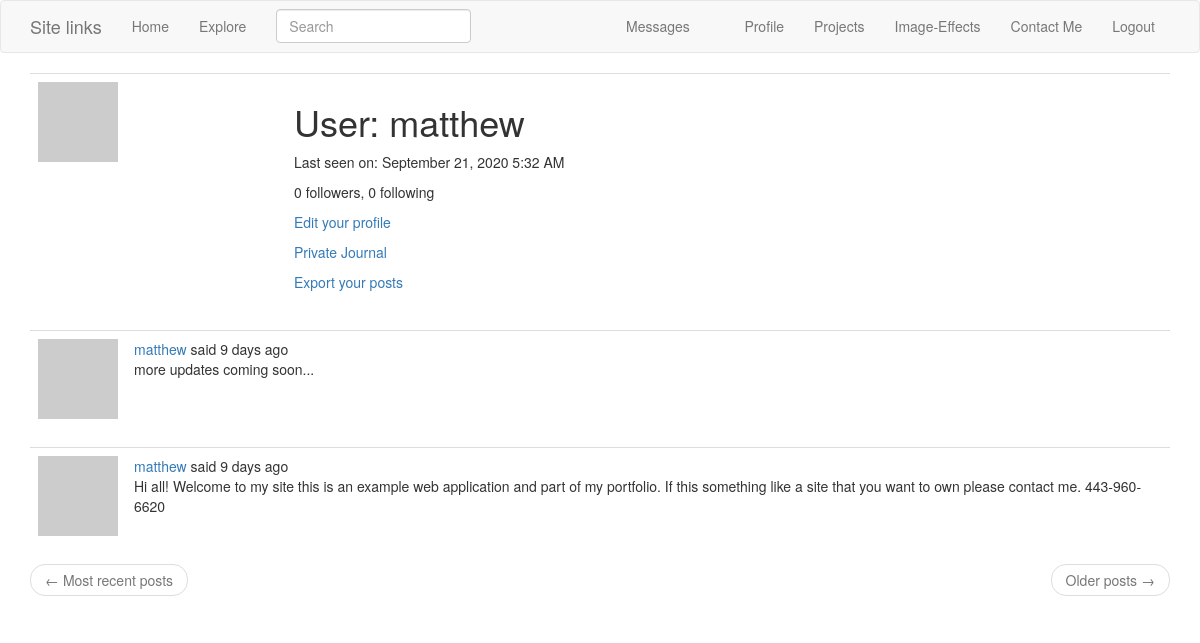
Page /user/matthew (signed in) on the earlier database version.
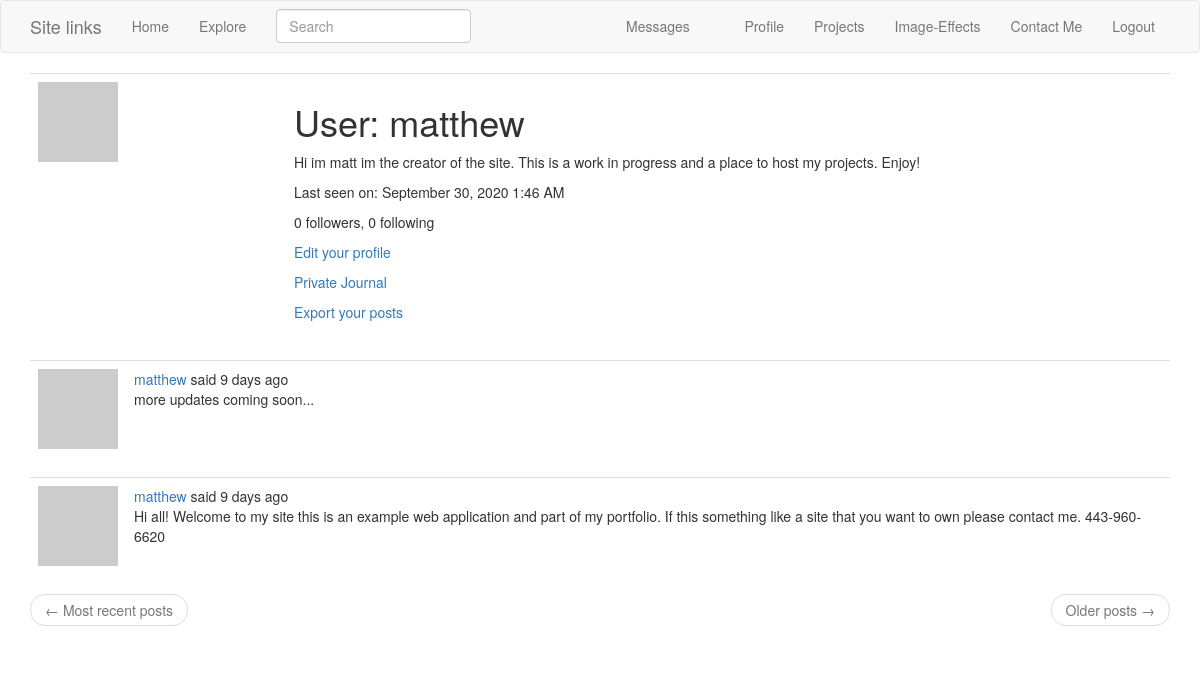
Same page on the later database version.
### app/models.py (models this page shows, shortened)
class PaginatedAPIMixin(object):
    @staticmethod
    def to_collection_dict(query, page, per_page, endpoint, **kwargs):
        resources = query.paginate(page, per_page, False)
        data = {
            'items': [item.to_dict() for item in resources.items],
            '_meta': {
                'page': page,
                'per_page': per_page,
                'total_pages': resources.pages,
                'total_items': resources.total
            },
            '_links': {
                'self': url_for(endpoint, page=page, per_page=per_page,
                                **kwargs),
                'next': url_for(endpoint, page=page + 1, per_page=per_page,
                                **kwargs) if resources.has_next else None,
                'prev': url_for(endpoint, page=page - 1, per_page=per_page,
                                **kwargs) if resources.has_prev else None
            }
        }
        return data

class User(UserMixin, PaginatedAPIMixin, db.Model):
    id = db.Column(db.Integer, primary_key=True)
    username = db.Column(db.String(64), index=True, unique=True)
    email = db.Column(db.String(120), index=True, unique=True)
    password_hash = db.Column(db.String(128))
    posts = db.relationship('Post', backref='author', lazy='dynamic')
    about_me = db.Column(db.String(140))
    journal = db.Column(db.String(500))
    last_seen = db.Column(db.DateTime, default=datetime.utcnow)
    token = db.Column(db.String(32), index=True, unique=True)
    token_expiration = db.Column(db.DateTime)
    followed = db.relationship(
        'User', secondary=followers,
        primaryjoin=(followers.c.follower_id == id),
        secondaryjoin=(followers.c.followed_id == id),
        backref=db.backref('followers', lazy='dynamic'), lazy='dynamic')
    messages_sent = db.relationship('Message',
                                    foreign_keys='Message.sender_id',
                                    backref='author', lazy='dynamic')
    messages_received = db.relationship('Message',
                                        foreign_keys='Message.recipient_id',
                                        backref='recipient', lazy='dynamic')
    last_message_read_time = db.Column(db.DateTime)
    notifications = db.relationship('Notification', backref='user',
                                    lazy='dynamic')
    tasks = db.relationship('Task', backref='user', lazy='dynamic')
    def avatar(self, size):
        digest = md5(self.email.lower().encode('utf-8')).hexdigest()
        return 'https://www.gravatar.com/avatar/{}?d=identicon&s={}'.format(
            digest, size)
    def new_messages(self):
        last_read_time = self.last_message_read_time or datetime(1900, 1, 1)
        return Message.query.filter_by(recipient=self).filter(
            Message.timestamp > last_read_time).count()
    def get_tasks_in_progress(self):
        return Task.query.filter_by(user=self, complete=False).all()
    def get_task_in_progress(self, name):
        return Task.query.filter_by(name=name, user=self,
                                    complete=False).first()

class SearchableMixin(object):
    @classmethod
    def before_commit(cls, session):
        session._changes = {
            'add': list(session.new),
            'update': list(session.dirty),
            'delete': list(session.deleted)
        }
    @classmethod
    def after_commit(cls, session):
        for obj in session._changes['add']:
            if isinstance(obj, SearchableMixin):
                add_to_index(obj.__tablename__, obj)
        for obj in session._changes['update']:
            if isinstance(obj, SearchableMixin):
                add_to_index(obj.__tablename__, obj)
        for obj in session._changes['delete']:
            if isinstance(obj, SearchableMixin):
                remove_from_index(obj.__tablename__, obj)
        session._changes = None

class Post(SearchableMixin, db.Model):
    __searchable__ = ['body']
    id = db.Column(db.Integer, primary_key=True)
    body = db.Column(db.String(140))
    timestamp = db.Column(db.DateTime, index=True, default=datetime.utcnow)
    user_id = db.Column(db.Integer, db.ForeignKey('user.id'))
    language = db.Column(db.String(5))

### app/main/views.py (the view)
@bp.route('/user/<username>')
@login_required
def user(username):
    user = User.query.filter_by(username=username).first_or_404()
    page = request.args.get('page', 1, type=int)
    posts = user.posts.order_by(Post.timestamp.desc()).paginate(
        page, current_app.config['POSTS_PER_PAGE'], False)
    next_url = url_for('main.user', username=user.username,
                       page=posts.next_num) if posts.has_next else None
    prev_url = url_for('main.user', username=user.username,
                       page=posts.prev_num) if posts.has_prev else None
    form = EmptyForm()
    return render_template('user.html', user=user, posts=posts.items,
                           next_url=next_url, prev_url=prev_url, form=form)

### app/main/forms.py
class SearchForm(FlaskForm):
    q = StringField(_l('Search'), validators=[DataRequired()])
    def __init__(self, *args, **kwargs):
        if 'formdata' not in kwargs:
            kwargs['formdata'] = request.args
        if 'csrf_enabled' not in kwargs:
            kwargs['csrf_enabled'] = False
        super(SearchForm, self).__init__(*args, **kwargs)

class EmptyForm(FlaskForm):
    submit = SubmitField('Submit')

### app/main/views.py (called while the page is built)
@bp.before_app_request
def before_request():
    if current_user.is_authenticated:
        current_user.last_seen = datetime.utcnow()
        db.session.commit()
        g.search_form = SearchForm()
    g.locale = str(get_locale())

### app/models.py (called while the page is built)
@login.user_loader
def load_user(id):
    return User.query.get(int(id))

### app/templates/user.html (shortened to what this page needs)
{% extends "base.html" %}
{% block app_content %}
    <table class="table table-hover">
        <tr>
            <td width="256px"><img src="{{ user.avatar(256) }}"></td>
            <td>
                <h1>{{ _('User') }}: {{ user.username }}</h1>
                {% if user.about_me %}<p>{{ user.about_me }}</p>{% endif %}
                {% if user.last_seen %}
                <p>{{ _('Last seen on') }}: {{ moment(user.last_seen).format('LLL') }}</p>
                {% endif %}
                <p>{{ _('%(count)d followers', count=user.followers.count()) }}, {{ _('%(count)d following', count=user.followed.count()) }}</p>
                {% if user == current_user %}
                <p><a href="{{ url_for('main.edit_profile') }}">{{ _('Edit your profile') }}</a></p>
                <p><a href="{{ url_for('main.edit_journal') }}">{{ _('Private Journal') }}</a></p>
                {% if not current_user.get_task_in_progress('export_posts') %}
                <p><a href="{{ url_for('main.export_posts') }}">{{ _('Export your posts') }}</a></p>
                {% endif %}
                {% endif %}
            </td>
        </tr>
    </table>
    {% for post in posts %}
        {% include '_post.html' %}
    {% endfor %}
    <nav aria-label="...">
        <ul class="pager">
            <li class="previous{% if not prev_url %} disabled{% endif %}">
                <a href="{{ prev_url or '#' }}">
                    <span aria-hidden="true">&larr;</span> {{ _('Most recent posts') }}
                </a>
            </li>
            <li class="next{% if not next_url %} disabled{% endif %}">
                <a href="{{ next_url or '#' }}">
                    {{ _('Older posts') }} <span aria-hidden="true">&rarr;</span>
                </a>
            </li>
        </ul>
    </nav>
{% endblock %}

### app/templates/base.html (shortened to what this page needs)
{% extends 'bootstrap/base.html' %}
{% block navbar %}
    <nav class="navbar navbar-default">
        <div class="container">
            <div class="navbar-header">
                <a class="navbar-brand" href="{{ url_for('main.index') }}">Site links</a>
            </div>
            <div class="collapse navbar-collapse" id="bs-example-navbar-collapse-1">
                <ul class="nav navbar-nav">
                    <li><a href="{{ url_for('main.index') }}">{{ _('Home') }}</a></li>
                    <li><a href="{{ url_for('main.explore') }}">{{ _('Explore') }}</a></li>
                </ul>
                {% if g.search_form %}
                <form class="navbar-form navbar-left" method="get" action="{{ url_for('main.search') }}">
                    <div class="form-group">
                        {{ g.search_form.q(size=20, class='form-control', placeholder=g.search_form.q.label.text) }}
                    </div>
                </form>
                {% endif %}
                <ul class="nav navbar-nav navbar-right">
                    {% if current_user.is_anonymous %}
                    <li><a href="{{ url_for('auth.login') }}">{{ _('Login') }}</a></li>
                    {% else %}
                    <li>
                        <a href="{{ url_for('main.messages') }}">{{ _('Messages') }}
                            {% set new_messages = current_user.new_messages() %}
                        </a>
                    </li>
                    <li><a href="{{ url_for('main.user', username=current_user.username) }}">{{ _('Profile') }}</a></li>
                    <li><a href="{{ url_for('main.pgame') }}">{{ _('Projects') }}</a></li>
                    <li><a href="{{ url_for('flaskgur.upload_pic') }}">{{ _('Image-Effects') }}</a></li>
                    <li><a href="{{ url_for('main.contact') }}">{{ _('Contact Me') }}</a></li>
                    <li><a href="{{ url_for('auth.logout') }}">{{ _('Logout') }}</a></li>
                    {% endif %}
                </ul>
            </div>
        </div>
    </nav>
{% endblock %}
{% block content %}
    <div class="container">
        {% block app_content %}{% endblock %}
    </div>
{% endblock %}

### app/templates/_post.html (shortened to what this page needs)
    <table class="table table-hover">
        <tr>
            <td width="70px">
                <a href="{{ url_for('main.user', username=post.author.username) }}">
                    <img src="{{ post.author.avatar(70) }}" />
                </a>
            </td>
            <td>
                {{ _('%(username)s said %(when)s',
                    username=user_link, when=moment(post.timestamp).fromNow()) }}
                <br>
                <span id="post{{ post.id }}">{{ post.body }}</span>
            </td>
        </tr>
    </table>

Differences in the rows shown:
changed User "matthew": about_me (not shown) → "Hi im matt im the creator of the site. This is a work in progress and a place to host my projects. Enjoy!"; last_seen "September 21, 2020 5:32 AM" → "September 30, 2020 1:46 AM"
